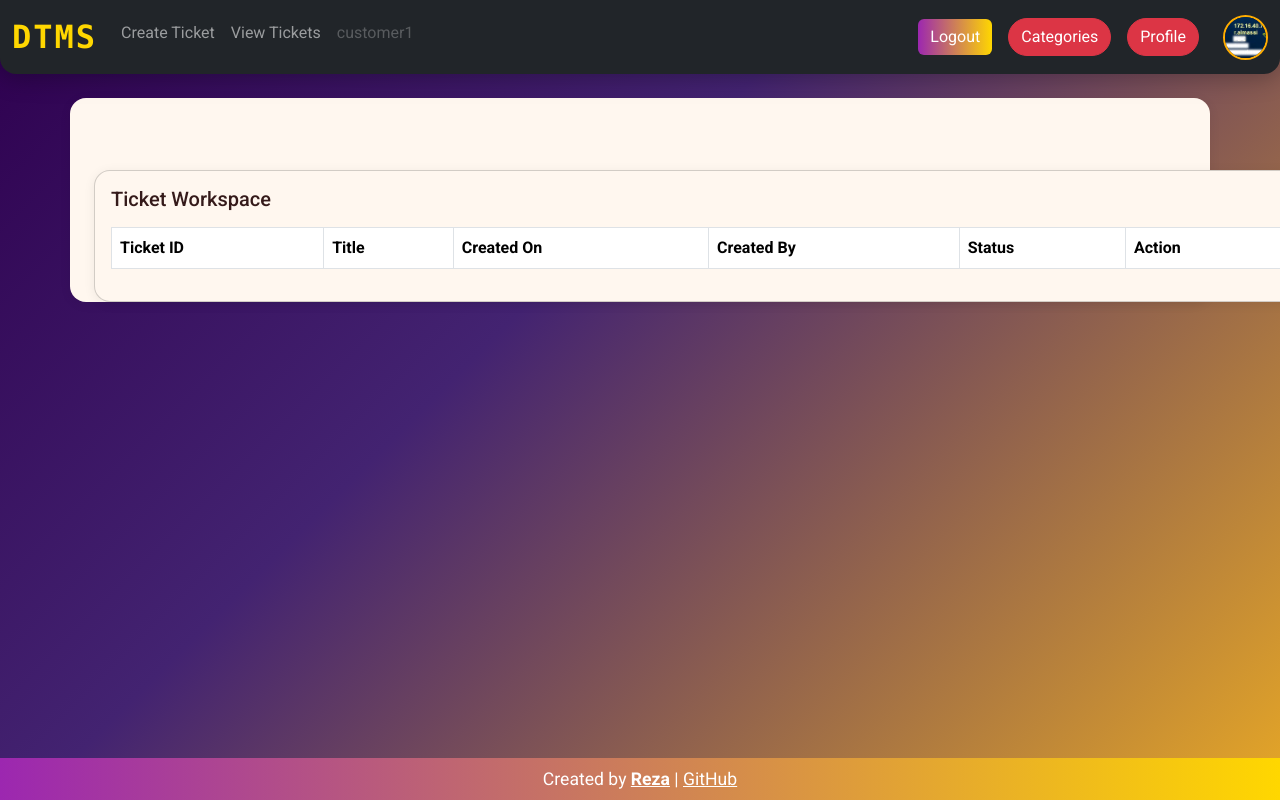
/ticket/workspace/ (signed in), run on the app's committed database.
### users/models.py (models this page shows, shortened)
class User(AbstractUser):
    mode_choices = (
        ('engineer' , 'engineer'),
        ('customer', 'customer'),
    )
    is_customer = models.BooleanField(default=False)
    is_engineer = models.BooleanField(default=False)
    site = models.ForeignKey(Site ,on_delete=models.DO_NOTHING, null=True , blank=True)
    ssites = models.ManyToManyField(Site, related_name='ssites')
    contact = models.CharField(max_length=200,null=True , blank=True)
    image = models.ImageField(upload_to='profilepics', blank=True , null=True)
    phone_regex = RegexValidator(regex=r'^(\+\d{1,3})?,?\s?\d{8,13}', message="Phone number must be entered in the format: '+999999999'. Up to 15 digits allowed.")
    phone = models.CharField(validators=[phone_regex], max_length=17, null = True ,blank=True, unique = True) # validators should be a list

### ticket/views.py (the view)
# urls.py: path('workspace/' , views.workspace , name='workspace' ),
@login_required
def workspace(request):
    tickets = Ticket.objects.filter(assigned_to=request.user , is_resolved=False)
    context = {'tickets':tickets}
    return render(request, 'ticket/workspace.html' , context)

### templates/ticket/workspace.html (shortened to what this page needs)
{% extends 'base.html' %}
{% load widget_tweaks %}
{% block content %}
    <div class="container mt-5">
        <div class="card mx-auto" style="width: 76rem;">
            <div class="card-body">
                <h5 class="card-title mb-3">Ticket Workspace</h5>
                <table class="table table-bordered">
                    <thead>
                        <tr>
                            <th scope="col">Ticket ID</th>
                            <th scope="col">Title</th>
                            <th scope="col">Created On</th>
                            <th scope="col">Created By</th>
                            <th scope="col">Status</th>
                            <th scope="col">Action</th>
                        </tr>
                    </thead>
                </table>
            </div>
        </div>
    </div>
{% endblock content %}

### templates/base.html (shortened to what this page needs)
<!DOCTYPE html>
<html lang="en">
<head>
    <link rel="stylesheet" href="https://cdn.jsdelivr.net/npm/bootstrap@5.3.3/dist/css/bootstrap.min.css">
</head>
<body>
    {% if request.user.is_authenticated %}
        <nav class="navbar navbar-expand-lg navbar-dark bg-dark mb-4">
            <div class="container-fluid">
                <a class="navbar-brand" href="/">DTMS</a>
                <div class="collapse navbar-collapse" id="navbarSupportedContent">
                    <ul class="navbar-nav me-auto mb-2 mg-lg-0">
                        {% if request.user.is_customer %}
                            <li class="nav-item"><a class="nav-link" href="{% url 'create-ticket' %}">Create Ticket</a></li>
                            <li class="nav-item"><a class="nav-link" href="{% url 'all-tickets' %}">View Tickets</a></li>
                        {% endif %}
                        <li class="nav-item">
                            <a class="nav-link disabled" href="#" tabindex="-1" aria-disabled="true">{{ request.user.username }}</a>
                        </li>
                    </ul>
                    <div class="d-flex align-items-center gap-2">
                        <a href="{% url 'logout' %}" class="btn btn-primary me-2">Logout</a>
                        <a href="{% url 'categories' %}" class="btn btn-danger me-2">Categories</a>
                        <a href="{% url 'home' request.user.username %}" class="btn btn-danger me-2">Profile</a>
                        {% if request.user.image %}
                            <img src="{{ request.user.image.url }}" alt="Profile" class="profile-img ms-2">
                        {% endif %}
                    </div>
                </div>
            </div>
        </nav>
    {% endif %}
    <div class="container content-section">
        <br>
        {% block content %}
        {% endblock content %}
    </div>
    <br><br>
    <div class="footer">
        Created by <a href="https://t.me/rezacs" style="color: #fff; font-weight: bold;">Reza</a> |
        <a href="https://github.com/Rezacs/django_project" style="color: #fff; text-decoration: underline;" target="_blank">GitHub</a>
    </div>
</body>
</html>

### templates/base.html (style rules this page uses)
body { background: linear-gradient(135deg, #2e004f 0%, #432371 40%, #e6a726 100%); min-height: 100vh; font-family: 'Roboto', Arial, sans-serif; color: #f5f6fa; }
.navbar { border-radius: 0 0 16px 16px; box-shadow: 0 4px 24px 0 #00000044; }
.card, .content-section { background: #fff7ef; border-radius: 16px; box-shadow: 0 2px 12px #0001; color: #351a1a; margin-bottom: 2rem; }
.navbar-brand { font-family: 'Fira Mono', monospace; font-weight: 700; font-size: 2rem; letter-spacing: 2px; color: #ffd700 !important; }
.profile-img { width: 45px; height: 45px; object-fit: cover; border-radius: 50%; border: 2px solid #ffad00; }
.footer { position: fixed; bottom: 0; width: 100%; text-align: center; background: linear-gradient(90deg,#9c27b0,#ffd700); color: #fff; padding: 8px 0; font-size: 1.1em; z-index: 1000; }
a, .nav-link, .navbar-brand { transition: color 0.2s; }
.btn-primary { background: linear-gradient(90deg,#9c27b0,#ffd700); border: none; }
.btn-danger, .btn-outline-warning { border-radius: 20px; }

### data on the page
User: user.username "customer1", user.image (picture)
